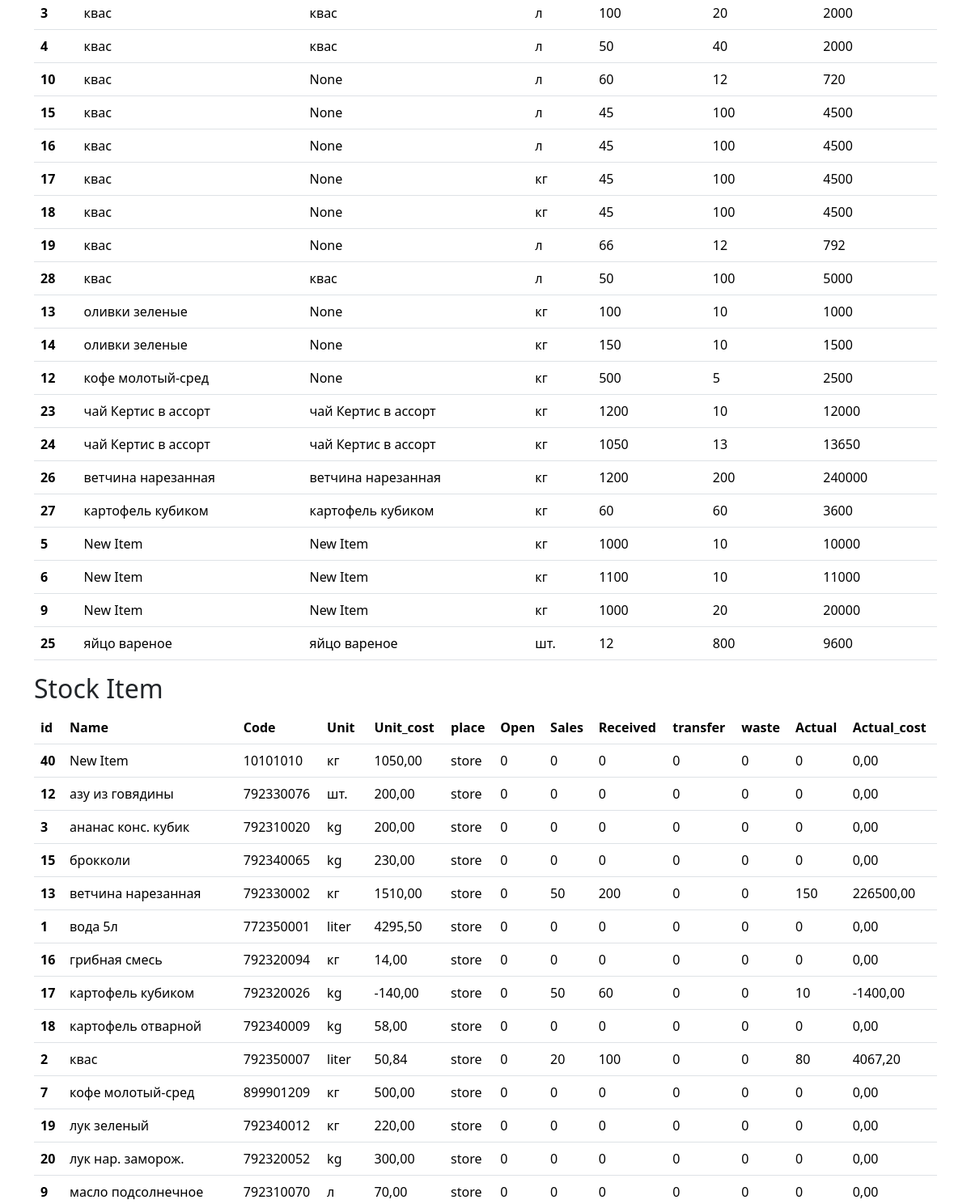
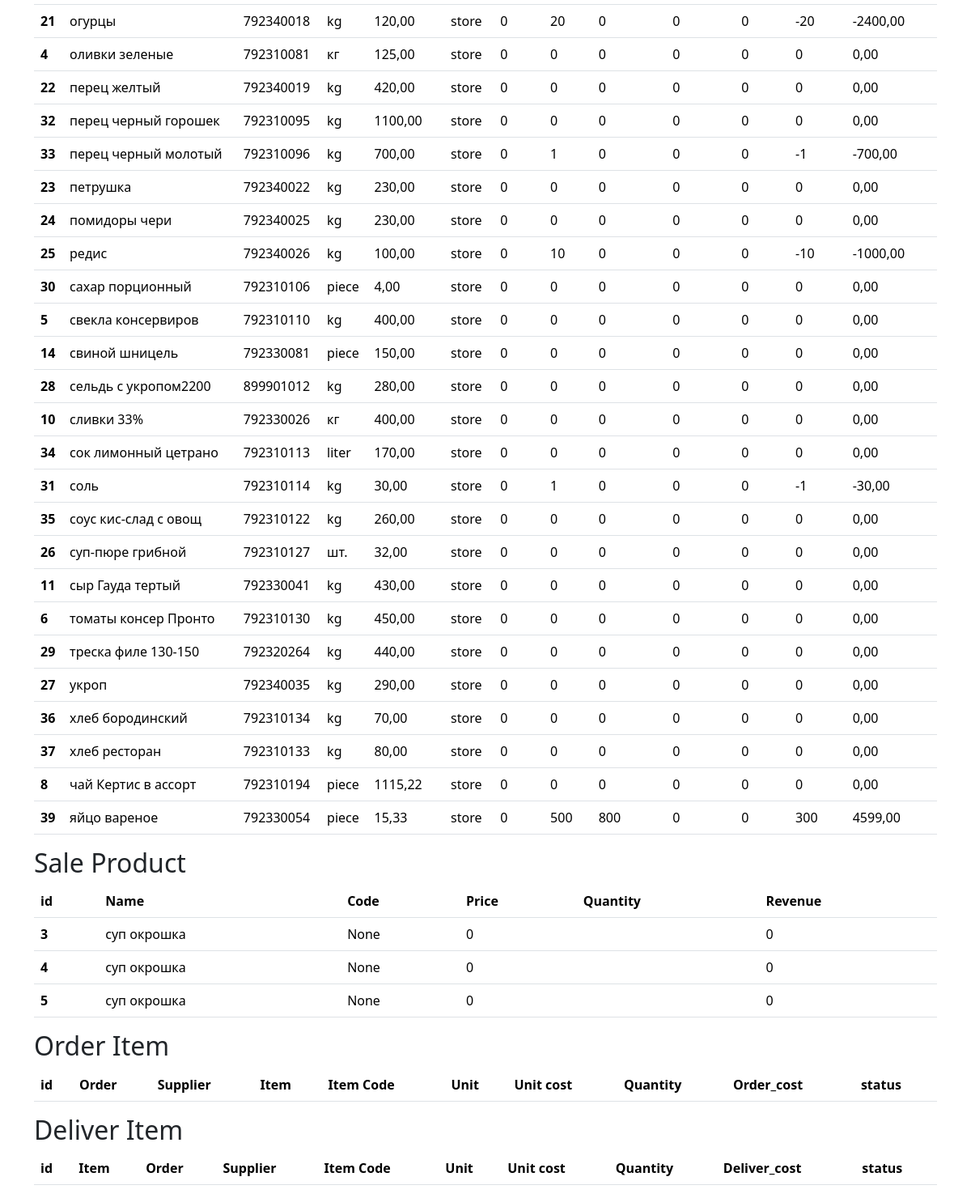
Before: /control/ (lower part) with the older database file (2 pictures, top to bottom).
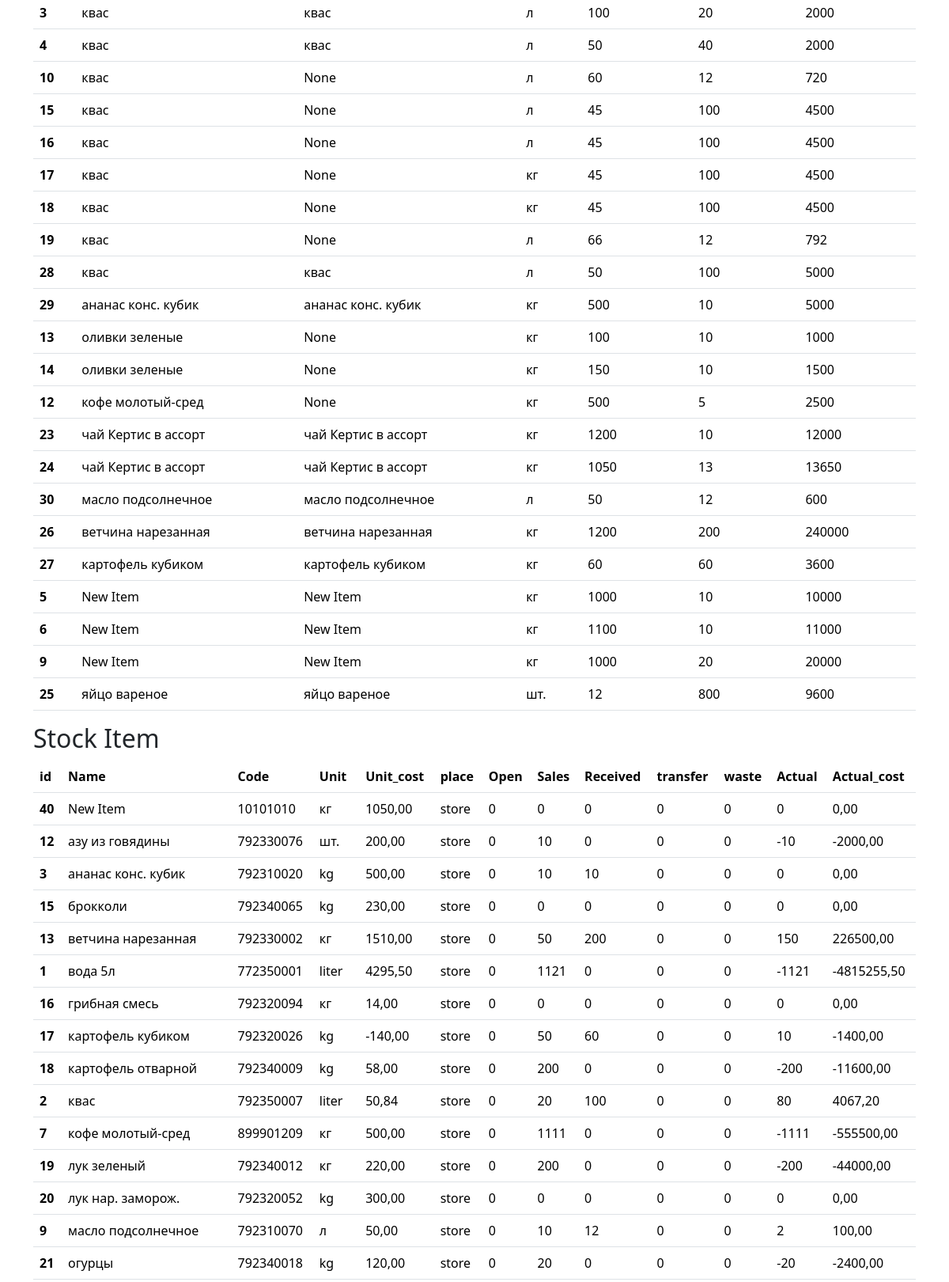
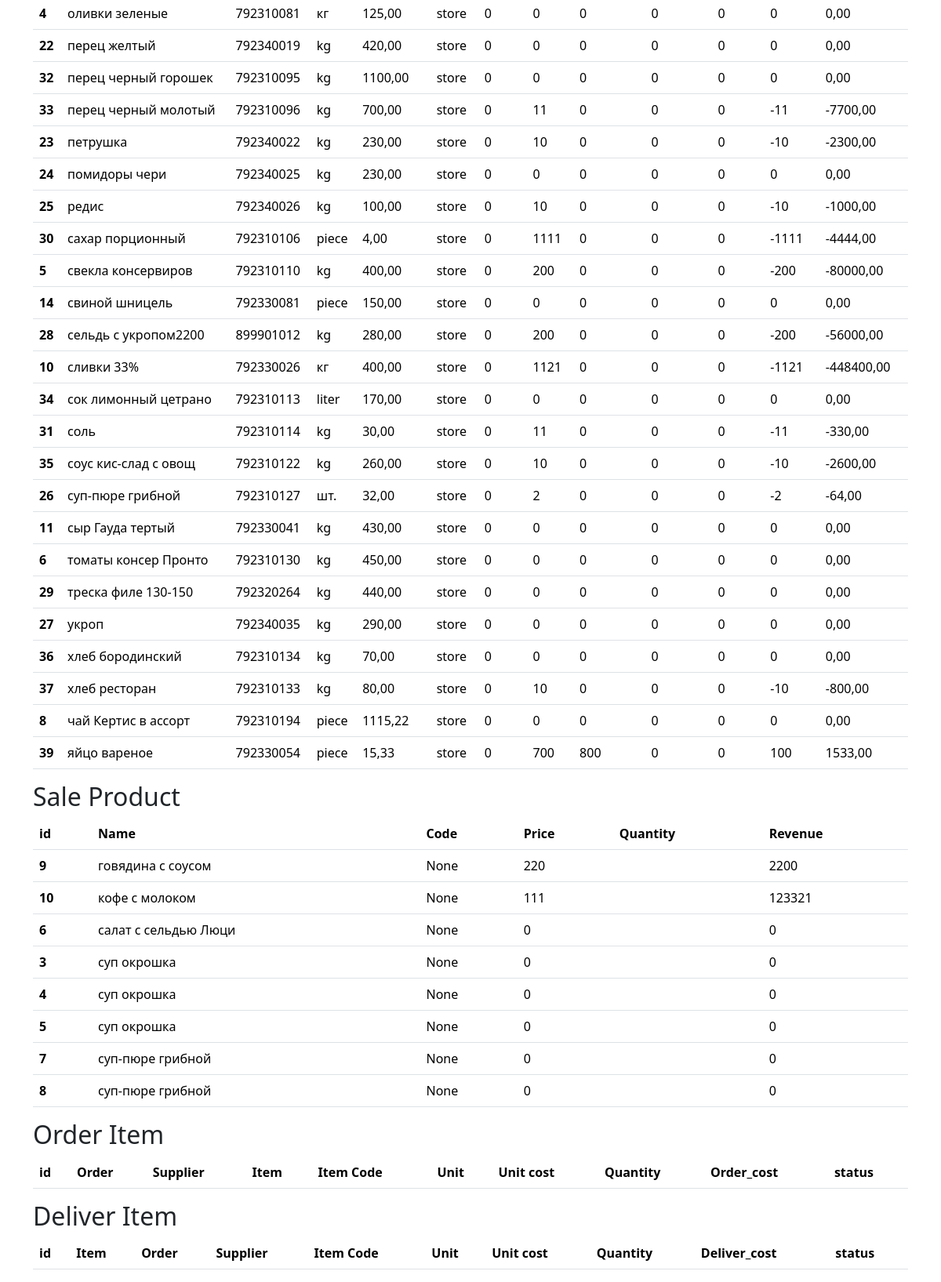
After: the same page with the newer database file (2 pictures, top to bottom).
### control/models.py (models this page shows, shortened)
class BuyItem(models.Model):
    code=models.ForeignKey(Item, help_text="Не более 12 знаков",null=True,verbose_name='Код товара', related_name='buyitem_code', on_delete=models.CASCADE)
    name = models.ForeignKey(Item,related_name='buyitem_name', verbose_name='Наименование', on_delete=models.CASCADE)
    slug= models.SlugField(max_length=255, verbose_name='Url',blank=True, null=True)
    unit = models.CharField(max_length=10,verbose_name='Ед.изм.',  choices=UNITS, null=True ,default='kg')
    unit_cost=models.PositiveIntegerField(verbose_name='Цена, руб', null=True)
    quantity= models.PositiveIntegerField(verbose_name='Кол.',)
    cost= models.PositiveIntegerField(verbose_name='Сумма, руб', blank=True,null=True)
    supplier= models.ForeignKey(Supplier, on_delete=models.CASCADE, null=True)
    invoice= models.CharField(max_length=250,verbose_name='Накладная',  null=True ,default='Накладная №         , дата 202_-__-__')
    created_date = models.DateField(auto_now_add=True, verbose_name='Дата',)
    class Meta:
        ordering = ['name']
        verbose_name = 'Закупка'
        verbose_name_plural = 'Закупки'
    @property
    def get_cost(self):
        return self.unit_cost * self.quantity

class StockItem(models.Model):
    code=models.DecimalField(max_digits=12, help_text="Не более 12 знаков",decimal_places=0,null=True,verbose_name='Код')
    name = models.CharField(max_length=200, help_text="Не более 200 знаков", db_index=True)
    slug= models.SlugField(max_length=255, verbose_name='Url', unique=True)
    unit = models.CharField(max_length=10,verbose_name='Ед.изм.',  choices=UNITS, null=True ,default='kg')
    unit_cost = models.DecimalField(max_digits=10, help_text="Не более 10 знаков",decimal_places=2, null=True)
    place = models.CharField(max_length=100,verbose_name='Место', null=True ,default='store')
    open=models.DecimalField(max_digits=10, help_text="Не более 10 знаков", decimal_places=0, default=0)
    sales =	models.DecimalField(max_digits=10, help_text="Не более 10 знаков", decimal_places=0, default=0)
    received = models.DecimalField(max_digits=10, help_text="Не более 10 знаков", decimal_places=0, default=0)
    transfer =models.DecimalField(max_digits=10, help_text="Не более 10 знаков", decimal_places=0, default=0)
    waste=models.DecimalField(max_digits=10, help_text="Не более 10 знаков", decimal_places=0, default=0)
    actual=models.DecimalField(max_digits=10, help_text="Не более 10 знаков", decimal_places=0, default=0)
    actual_cost=models.DecimalField(max_digits=12, help_text="Не более 12 знаков", decimal_places=2, default=0)
    class Meta:
        ordering = ['name']
        verbose_name = 'Остаток'
        verbose_name_plural = 'Остатки'
    @property
    def get_actual(self):
        return self.open-self.sales+self.received-self.transfer-self.waste
    @property
    def get_actual_cost(self):
        return (self.open-self.sales+self.received-self.transfer-self.waste )*self.unit_cost

class SaleProduct(models.Model):
    name = models.ForeignKey(Product,related_name='name_sale', on_delete=models.PROTECT)
    code=models.DecimalField(max_digits=12, help_text="Не более 12 знаков",decimal_places=0,null=True,verbose_name='Код')
    slug= models.SlugField(max_length=255, verbose_name='Url',blank=True, null=True)
    price=models.PositiveIntegerField(verbose_name='Цена, руб', default=1)
    sold= models.PositiveIntegerField(verbose_name='Sold, руб', default=1)
    unit = models.CharField(max_length=10,verbose_name='Ед.изм.',  choices=UNITS, null=True ,default='шт.')
    revenue= models.DecimalField(max_digits=10, help_text="Не более 10 знаков", decimal_places=2, default=0, blank=True, null=True)
    created_date = models.DateField(auto_now_add=True)
    class Meta:
        ordering = ['name']
        verbose_name = 'Продажа'
        verbose_name_plural = 'Продажи'
    @property
    def get_revenue(self):
        return self.price*self.sold

### register/models.py (models this page shows, shortened)
class Item(models.Model):
    code=models.CharField(max_length=200, help_text="Не более 12 знаков", unique=True, verbose_name='Код товара')
    name = models.CharField(max_length=200, help_text="Не более 200 знаков", db_index=True)
    category = models.ForeignKey(
        CategoryItem, related_name='item', on_delete=models.CASCADE)
    supplier=models.ForeignKey(Supplier, related_name='item',on_delete=models.CASCADE)
    unit = models.CharField(max_length=50, help_text="Не более 50 знаков", choices=UNITS ) # pounds, lbs, oz ,grams, etc
    unit_cost = models.DecimalField(max_digits=10, help_text="Не более 10 знаков",decimal_places=2)
    description = models.TextField(blank=True, null=True)
    available = models.BooleanField(default=True)
    slug= models.SlugField(max_length=255, verbose_name='Url', unique=True)
    created_date= models.DateField(auto_now_add=True, verbose_name='Создан',null=True)
    updated_date = models.DateField(auto_now=True,  verbose_name='Изменен', null=True)
    class Meta:
        ordering = ['category','name']
        verbose_name = 'Товар'
        verbose_name_plural = 'Товары'
    def __str__(self):
        return self.name

class Product(models.Model):
    DIFFICULTY_LEVELS = (
        ('Easy', 'Easy'),
        ('Medium', 'Medium'),
        ('Hard', 'Hard'),
    )
    code=models.DecimalField(max_digits=10, help_text="Не более 10 знаков", decimal_places=0, unique=True)
    name = models.CharField(max_length=200,help_text="Не более 200 знаков", db_index=True, verbose_name='Продукт')
    category = models.ForeignKey(Category, related_name='product', on_delete=models.CASCADE)
    ingredient = models.ManyToManyField(Item, through=RecipeIngredient)
    difficulty = models.CharField(choices=DIFFICULTY_LEVELS, max_length=10)
    price = models.DecimalField(max_digits=10,help_text="Не более 10 знаков", decimal_places=2)
    description = models.TextField(blank=True, null=True)
    cooking= models.TextField(blank=True, null = True)
    slug= models.SlugField(max_length=255, verbose_name='Url', unique=True)
    created_date= models.DateField(auto_now_add=True, verbose_name='Создан',null=True)
    updated_date = models.DateField(auto_now=True,  verbose_name='Изменен', null=True)
    class Meta:
        ordering = ['category', 'name']
        verbose_name = 'Продукт'
        verbose_name_plural = 'Продукты'
    def __str__(self):
        return self.name

### control/views.py (the view)
# urls.py: path('', control, name='control'),
def control(request):
    buyitems = BuyItem.objects.all()
    stockitems = StockItem.objects.all()
    saleproducts=SaleProduct.objects.all()
    orderitems=OrderItem.objects.all()
    deliveritems=DeliverItem.objects.all()
    context = {
        'buyitems': buyitems,
        'stockitems': stockitems,
        'saleproducts': saleproducts,
        'orderitems': orderitems,
        'deliveritems': deliveritems,
        'title':'Control'
    }
    return render(request, template_name='control/control.html', context=context)

### control/templates/control/control.html (shortened to what this page needs)
{% extends 'base_simple.html' %}  {% block content %}
<div class="container">
  <table class="table">
    <tbody>
      {% for buyitem in buyitems%}
      <tr>
        <th scope="row">{{buyitem.id}}</th>
        <td>{{buyitem.name}}</td>
        <td>{{buyitem.code}}</td>
        <td>{{buyitem.unit}}</td>
        <td>{{buyitem.unit_cost}}</td>
        <td>{{buyitem.quantity}}</td>
        <td>{{buyitem.get_cost}}</td>
      </tr>
      {% endfor %}
    </tbody>
  </table>
  <h2>Stock Item</h2>
  <table class="table">
    <thead>
      <tr>
        <th scope="col">id</th>
        <th scope="col">Name</th>
        <th scope="col">Code</th>
        <th scope="col">Unit</th>
        <th scope="col">Unit_cost</th>
        <th scope="col">place</th>
        <th scope="col">Open</th>
        <th scope="col">Sales</th>
        <th scope="col">Received</th>
        <th scope="col">transfer</th>
        <th scope="col">waste</th>
        <th scope="col">Actual</th>
        <th scope="col">Actual_cost</th>
      </tr>
    </thead>
    <tbody>
      {% for stockitem in stockitems%}
      <tr>
        <th scope="row">{{stockitem.id}}</th>
        <td>{{stockitem.name}}</td>
        <td>{{stockitem.code}}</td>
        <td>{{stockitem.unit}}</td>
        <td>{{stockitem.unit_cost}}</td>
        <td>{{stockitem.place}}</td>
        <td>{{stockitem.open}}</td>
        <td>{{stockitem.sales}}</td>
        <td>{{stockitem.received}}</td>
        <td>{{stockitem.transfer}}</td>
        <td>{{stockitem.waste}}</td>
        <td>{{stockitem.get_actual}}</td>
        <td>{{stockitem.get_actual_cost}}</td>
      </tr>
      {% endfor %}
    </tbody>
  </table>
  <h2>Sale Product</h2>
  <table class="table">
    <thead>
      <tr>
        <th scope="col">id</th>
        <th scope="col">Name</th>
        <th scope="col">Code</th>
        <th scope="col">Price</th>
        <th scope="col">Quantity</th>
        <th scope="col">Revenue</th>
      </tr>
    </thead>
    <tbody>
      {% for saleproduct in saleproducts%}
      <tr>
        <th scope="row">{{saleproduct.id}}</th>
        <td>{{saleproduct.name}}</td>
        <td>{{saleproduct.code}}</td>
        <td>{{saleproduct.price}}</td>
        <td>{{saleproduct.quantity}}</td>
        <td>{{saleproduct.get_revenue}}</td>
      </tr>
      {% endfor %}
    </tbody>
  </table>
  <h2>Order Item</h2>
  <table class="table">
    <thead>
      <tr>
        <th scope="col">id</th>
        <th scope="col">Order</th>
        <th scope="col">Supplier</th>
        <th scope="col">Item</th>
        <th scope="col">Item Code</th>
        <th scope="col">Unit</th>
        <th scope="col">Unit cost</th>
        <th scope="col">Quantity</th>
        <th scope="col">Order_cost</th>
        <th scope="col">status</th>
      </tr>
    </thead>
  </table>
  <h2>Deliver Item</h2>
  <table class="table">
    <thead>
      <tr>
        <th scope="col">id</th>
        <th scope="col">Item</th>
        <th scope="col">Order</th>
        <th scope="col">Supplier</th>
        <th scope="col">Item Code</th>
        <th scope="col">Unit</th>
        <th scope="col">Unit cost</th>
        <th scope="col">Quantity</th>
        <th scope="col">Deliver_cost</th>
        <th scope="col">status</th>
      </tr>
    </thead>
  </table>
</div>
{% endblock %}

Changed rows visible on the page:
added BuyItem: id "29", name "ананас конс. кубик", code "ананас конс. кубик", unit "кг", unit_cost "500", quantity "10", get_cost "5000"
added BuyItem: id "30", name "масло подсолнечное", code "масло подсолнечное", unit "л", unit_cost "50", quantity "12", get_cost "600"
changed StockItem "азу из говядины": sales "0" → "10"; get_actual "0" → "-10"; get_actual_cost "0,00" → "-2000,00"
changed StockItem "ананас конс. кубик": unit_cost "200,00" → "500,00"; sales "0" → "10"; received "0" → "10"
changed StockItem "вода 5л": sales "0" → "1121"; get_actual "0" → "-1121"; get_actual_cost "0,00" → "-4815255,50"
changed StockItem "картофель отварной": sales "0" → "200"; get_actual "0" → "-200"; get_actual_cost "0,00" → "-11600,00"
changed StockItem "кофе молотый-сред": sales "0" → "1111"; get_actual "0" → "-1111"; get_actual_cost "0,00" → "-555500,00"
changed StockItem "лук зеленый": sales "0" → "200"; get_actual "0" → "-200"; get_actual_cost "0,00" → "-44000,00"
changed StockItem "масло подсолнечное": unit_cost "70,00" → "50,00"; sales "0" → "10"; received "0" → "12"; get_actual "0" → "2"; get_actual_cost "0,00" → "100,00"
changed StockItem "перец черный молотый": sales "1" → "11"; get_actual "-1" → "-11"; get_actual_cost "-700,00" → "-7700,00"
changed StockItem "петрушка": sales "0" → "10"; get_actual "0" → "-10"; get_actual_cost "0,00" → "-2300,00"
changed StockItem "сахар порционный": sales "0" → "1111"; get_actual "0" → "-1111"; get_actual_cost "0,00" → "-4444,00"
changed StockItem "свекла консервиров": sales "0" → "200"; get_actual "0" → "-200"; get_actual_cost "0,00" → "-80000,00"
changed StockItem "сельдь с укропом2200": sales "0" → "200"; get_actual "0" → "-200"; get_actual_cost "0,00" → "-56000,00"
changed StockItem "сливки 33%": sales "0" → "1121"; get_actual "0" → "-1121"; get_actual_cost "0,00" → "-448400,00"
changed StockItem "соль": sales "1" → "11"; get_actual "-1" → "-11"; get_actual_cost "-30,00" → "-330,00"
changed StockItem "соус кис-слад с овощ": sales "0" → "10"; get_actual "0" → "-10"; get_actual_cost "0,00" → "-2600,00"
changed StockItem "суп-пюре грибной": sales "0" → "2"; get_actual "0" → "-2"; get_actual_cost "0,00" → "-64,00"
changed StockItem "хлеб ресторан": sales "0" → "10"; get_actual "0" → "-10"; get_actual_cost "0,00" → "-800,00"
changed StockItem "яйцо вареное": sales "500" → "700"; get_actual "300" → "100"; get_actual_cost "4599,00" → "1533,00"
added SaleProduct: id "9", name "говядина с соусом", code "None", price "220", get_revenue "2200"
added SaleProduct: id "10", name "кофе с молоком", code "None", price "111", get_revenue "123321"
added SaleProduct: id "6", name "салат с сельдью Люци", code "None", price "0", get_revenue "0"
added SaleProduct: id "7", name "суп-пюре грибной", code "None", price "0", get_revenue "0"
added SaleProduct: id "8", name "суп-пюре грибной", code "None", price "0", get_revenue "0"
